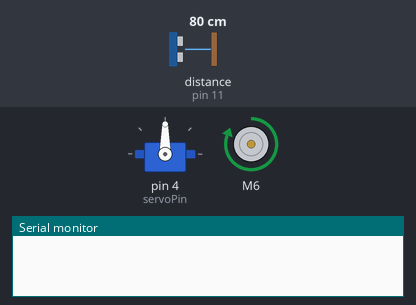
The sketch below on a simulated Arduino Uno, built with avr-gcc and run on an emulated ATmega328P. Shown: servo, DC motor (green arrow = forward, orange = backward, longer = faster), the last lines printed to the serial monitor. The inputs (shaded band) are chosen by the test bench; at power-on: distance to the obstacle (sensor on pin 11) 80 cm. The echo pulse lasts 58.3 µs per cm.

Above: at 1.2 s.
1.3 s: distance to the obstacle (sensor on pin 11) set to 66 cm
2.8 s: distance to the obstacle (sensor on pin 11) set to 55 cm
At 4.5 s:
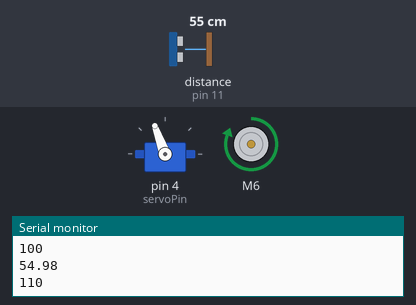
5.8 s: distance to the obstacle (sensor on pin 11) set to 12 cm
8.8 s: distance to the obstacle (sensor on pin 11) set to 9 cm
At 10.3 s:
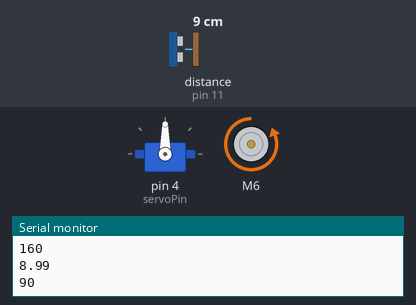
11.3 s: distance to the obstacle (sensor on pin 11) set to 18 cm
At 13.4 s:
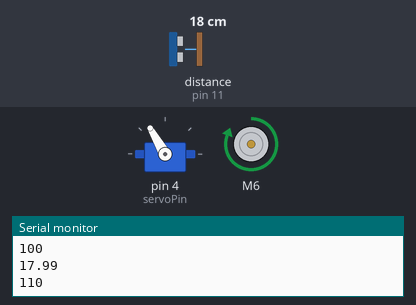
13.5 s: distance to the obstacle (sensor on pin 11) set to 2 cm
At 15.4 s:
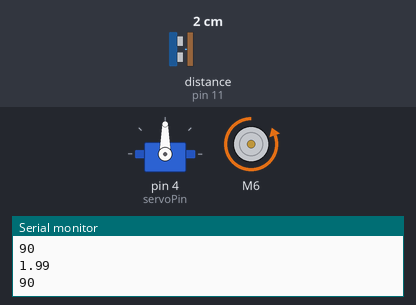
Timing chart, 0 to 16.8 s (numbered marks = the images above; inputs shaded):
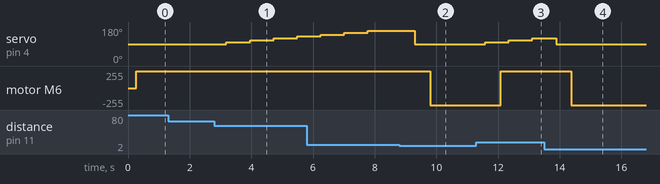

The sketch:

CANCARGO.ino
```cpp
#include <NewPing.h>
#include <BTS7960.h>
#include <Servo.h>
#define RPWM 5
#define LPWM 6
#define EN 7
#define servoPin 4
#define trigPin 10
#define echoPin 11
#define MAXD 400
const int obt = 60;
const int rdc = 10;
BTS7960 mainMotor(EN, LPWM, RPWM);
Servo myservo;
NewPing sonar(trigPin, echoPin, MAXD);
float duration, distance;
int iterations = 10;
int servoAngle = 90;
int turnDelay = 500;
int speed = 255;
void setup() {
  Serial.begin(9600);
  myservo.attach(servoPin);
  mainMotor.Enable();
}
void loop() {
 duration = sonar.ping_median(iterations);
 distance = (duration/2)*0.0343;
  if(distance > obt){
    mainMotor.TurnRight(speed);
    servoAngle = 90;
    myservo.write(servoAngle);
  }

  if (distance <= obt && distance >= rdc) {
    changeSpeed();
    changeDirection();
    delay(turnDelay);
    mainMotor.TurnRight(255);
    dataCollection();
  }
  if(distance < rdc){
    servoAngle = 90;
    myservo.write(servoAngle);
    delay(turnDelay);
    mainMotor.TurnLeft(255);
    dataCollection();
  }
}
void changeDirection(){
  servoAngle += 10;
  if (servoAngle > 160) {
    servoAngle = 160;
  }
  myservo.write(servoAngle);
}
void changeSpeed(){
  speed -= 10;
  if (speed < 50){
    speed = 50;
  }
}
void dataCollection(){
  Serial.println(distance);
  Serial.println(servoAngle);
}
```

Measured:
- the behaviour switches between 61 and 60 cm on distance to the obstacle (sensor on pin 11) (found by bisection; images 0 and 1)
- the behaviour switches between 11 and 10 cm on distance to the obstacle (sensor on pin 11) (found by bisection; images 1 and 2)
- after the input at 1.3 s, every drawn part: stays the same
- after the input at 2.8 s, servo on pin 4 (servoPin): 90° → 100° after 0.39 s, → 110° 0.77 s later, → 120° 0.77 s later, → 130° 0.77 s later
- after the input at 8.8 s, servo on pin 4 (servoPin): 160° → 90° after 0.50 s; motor M6: forward 255/255 → backward 255/255 after 1.0 s
- after the input at 11.3 s, servo on pin 4 (servoPin): 90° → 100° after 0.29 s, → 110° 0.76 s later, → 120° 0.76 s later; motor M6: backward 255/255 → forward 255/255 after 0.79 s
- after the input at 13.5 s, motor M6: forward 255/255 → backward 255/255 after 0.88 s
